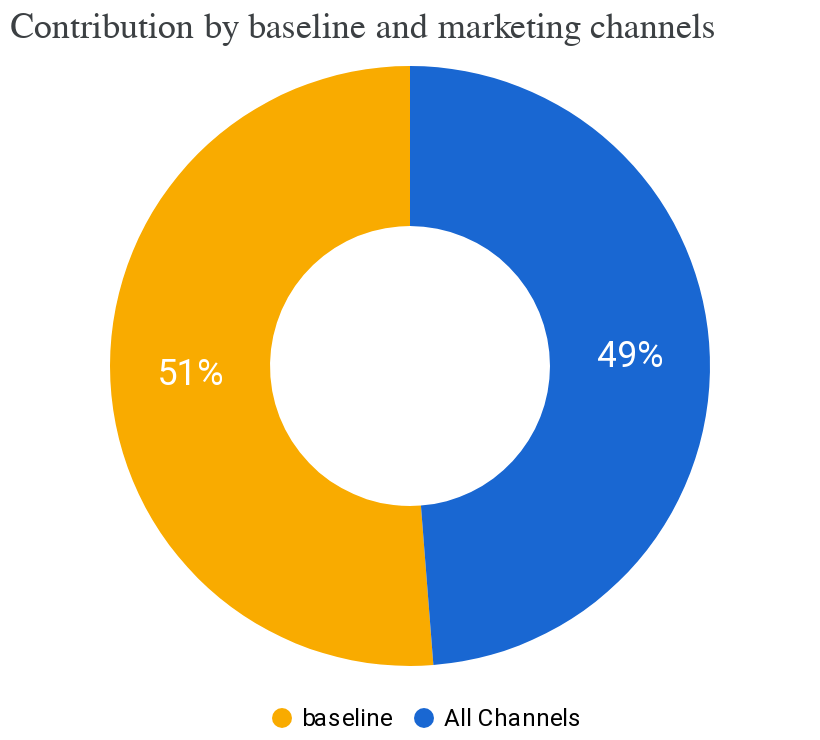

Source (notebook cell):
### Code cell
media_summary.plot_contribution_pie_chart()

### Figure 1 — Vega-Lite specification as saved in the notebook (floating-point values rounded to 4 significant figures)
{"config": {"view": {"continuousWidth": 300, "continuousHeight": 300, "stroke": null}}, "layer": [{"mark": {"type": "arc", "innerRadius": 70, "outerRadius": 150}, "encoding": {"color": {"field": "channel", "legend": {"direction": "horizontal", "labelFont": "Roboto", "labelFontSize": 12, "legendX": 130, "legendY": 320, "orient": "none", "title": null}, "scale": {"domain": ["baseline", "All Channels"], "range": ["#F9AB00", "#1967D2"]}, "type": "nominal"}, "theta": {"field": "pct_of_contribution", "stack": true, "type": "quantitative"}}}, {"mark": {"type": "text", "fill": "white", "font": "Roboto", "radius": 110, "size": 18}, "encoding": {"color": {"field": "channel", "legend": {"direction": "horizontal", "labelFont": "Roboto", "labelFontSize": 12, "legendX": 130, "legendY": 320, "orient": "none", "title": null}, "scale": {"domain": ["baseline", "All Channels"], "range": ["#F9AB00", "#1967D2"]}, "type": "nominal"}, "text": {"field": "pct_of_contribution", "format": ".0%", "type": "quantitative"}, "theta": {"field": "pct_of_contribution", "stack": true, "type": "quantitative"}}}], "data": {"name": "data-f93eb3392e1d96d7d7279d47601a45ce"}, "title": {"text": "Contribution by baseline and marketing channels", "anchor": "start", "color": "#3C4043", "font": "Google Sans Display", "fontSize": 18, "fontWeight": "normal", "offset": 10}, "width": 400, "$schema": "https://vega.github.io/schema/vega-lite/v5.20.1.json", "datasets": {"data-f93eb3392e1d96d7d7279d47601a45ce": [{"channel": "baseline", "incremental_outcome": 5747000.0, "pct_of_contribution": 0.5124}, {"channel": "All Channels", "incremental_outcome": 5468000.0, "pct_of_contribution": 0.4876}]}}
